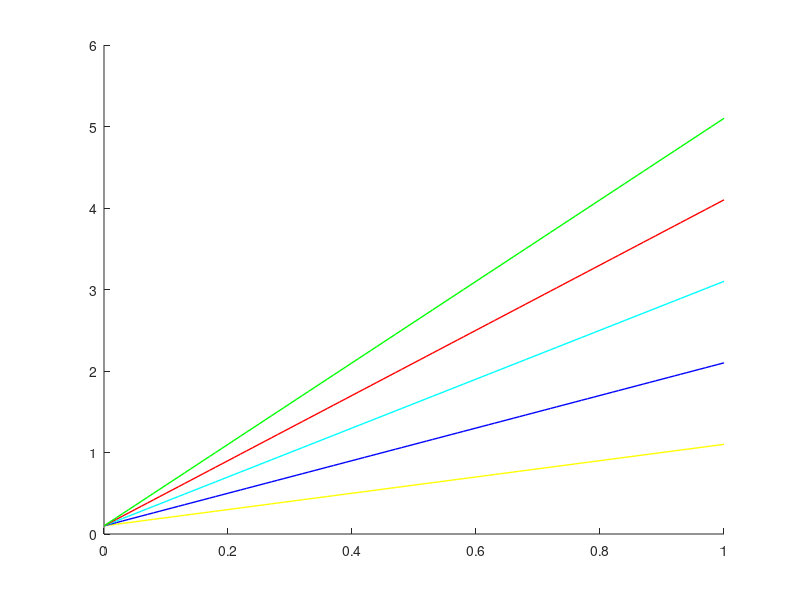

Reproduce this figure in MATLAB.
for F = 0:5
    x = 0:0.01:1;
    y = F*x+0.1;
    if F == 1
        plot(x,y, 'linewidth',1, 'color', [1 1 0]);
    elseif F == 2
        plot(x,y, 'linewidth',1, 'color', [0 0 1]);
    elseif F == 3
        plot(x,y, 'linewidth',1, 'color', [0 1 1]);
    elseif F == 4
        plot(x,y, 'linewidth',1, 'color', [1 0 0]);
    elseif F == 5
        plot(x,y, 'linewidth',1, 'color', [0 1 0]);
    end
    hold on;
end